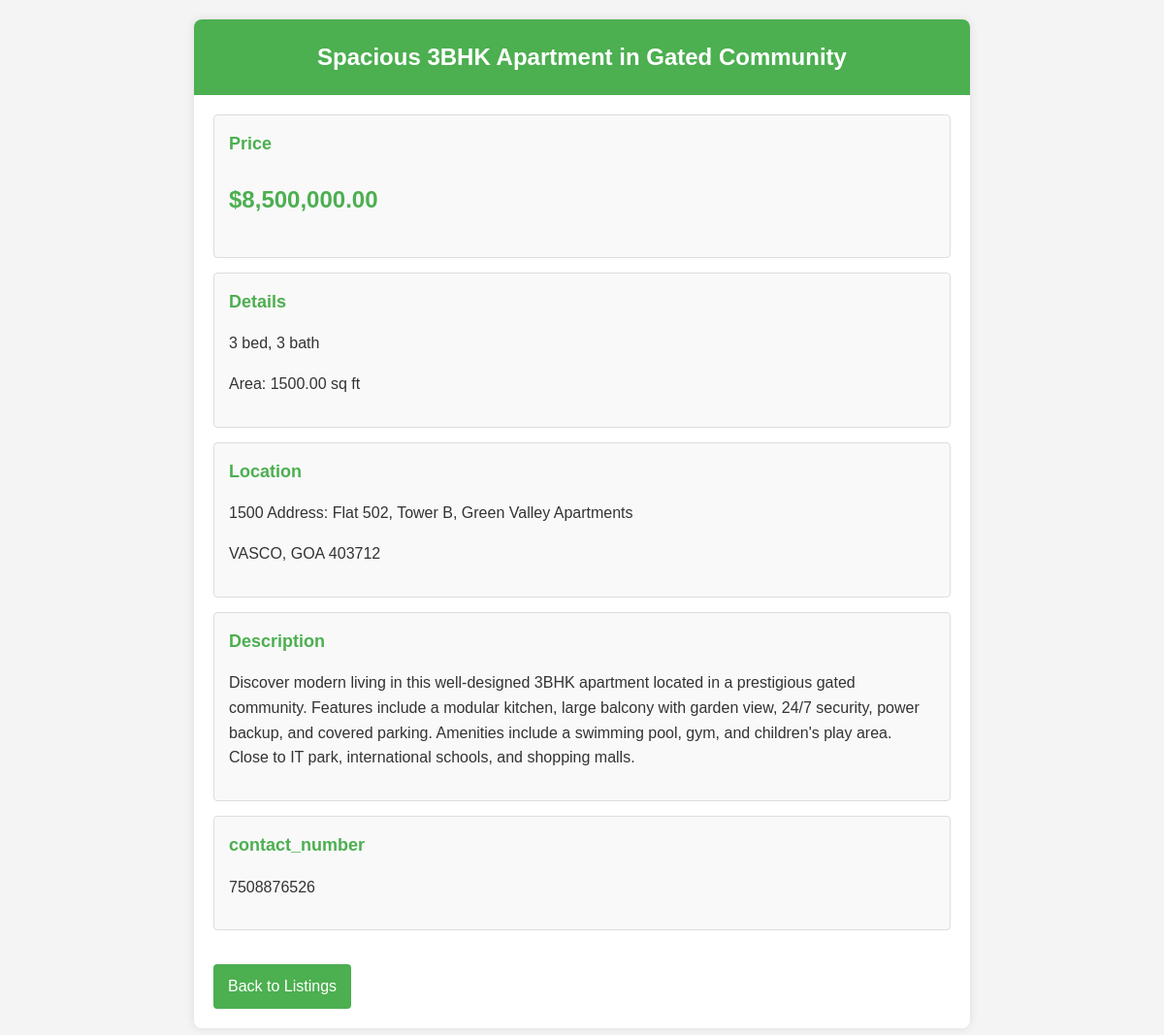
Screenshot of /view_house.php?id=3 with the database file from the repository.
### tables this page shows
CREATE TABLE IF NOT EXISTS `houses` (
  `id` int NOT NULL AUTO_INCREMENT,
  `seller_id` int NOT NULL,
  `title` varchar(100) NOT NULL,
  `description` text,
  `price` decimal(10,2) NOT NULL,
  `bedrooms` int DEFAULT NULL,
  `bathrooms` int DEFAULT NULL,
  `area` decimal(10,2) DEFAULT NULL,
  `address` varchar(255) DEFAULT NULL,
  `city` varchar(100) DEFAULT NULL,
  `state` varchar(50) DEFAULT NULL,
  `zip_code` varchar(20) DEFAULT NULL,
  `contact_number` varchar(20) DEFAULT NULL,
  `created_at` timestamp NULL DEFAULT CURRENT_TIMESTAMP,
  PRIMARY KEY (`id`),
  KEY `seller_id` (`seller_id`)
);

### view_house.php (the view, shortened to what this page needs)
<?php
require_once 'config.php';
$stmt = $pdo->prepare("SELECT * FROM houses WHERE id = ?");
$stmt->execute([$_GET['id']]);
$house = $stmt->fetch();
?>
<!DOCTYPE html>
<html lang="en">
<head>
</head>
<body>
    <div class="container">
        <div class="house-header">
            <h1><?php echo htmlspecialchars($house['title']); ?></h1>
        </div>
        <div class="house-details">
            <div class="detail-card">
                <h2>Price</h2>
                <p class="price">$<?php echo number_format($house['price'], 2); ?></p>
            </div>
            <div class="detail-card">
                <h2>Details</h2>
                <p><?php echo $house['bedrooms']; ?> bed, <?php echo $house['bathrooms']; ?> bath</p>
                <p>Area: <?php echo $house['area']; ?> sq ft</p>
            </div>
            <div class="detail-card">
                <h2>Location</h2>
                <p><?php echo htmlspecialchars($house['address']); ?></p>
                <p><?php echo htmlspecialchars($house['city']); ?>, <?php echo htmlspecialchars($house['state']); ?> <?php echo htmlspecialchars($house['zip_code']); ?></p>
            </div>
            <div class="detail-card">
                <h2>Description</h2>
                <p class="description"><?php echo nl2br(htmlspecialchars($house['description'])); ?></p>
            </div>
            <div class="detail-card">
                <h2>contact_number</h2>
                <p class="description"><?php echo nl2br(htmlspecialchars($house['contact_number'])); ?></p>
            </div>
            <a href="index.php" class="back-link">Back to Listings</a>
        </div>
    </div>
</body>
</html>

### view_house.php (style rules this page uses)
body { font-family: Arial, sans-serif; line-height: 1.6; color: #333; background-color: #f4f4f4; margin: 0; padding: 20px; }
.container { max-width: 800px; margin: 0 auto; background-color: #fff; border-radius: 8px; box-shadow: 0 0 10px rgba(0,0,0,0.1); overflow: hidden; }
.house-header { background-color: #4CAF50; color: #fff; padding: 20px; text-align: center; }
.house-header h1 { margin: 0; font-size: 24px; }
.house-details { padding: 20px; }
.detail-card { background-color: #f9f9f9; border: 1px solid #ddd; border-radius: 4px; padding: 15px; margin-bottom: 15px; }
.detail-card h2 { margin-top: 0; font-size: 18px; color: #4CAF50; }
.price { font-size: 24px; font-weight: bold; color: #4CAF50; }
.description { white-space: pre-wrap; }
.back-link { display: inline-block; background-color: #4CAF50; color: #fff; padding: 10px 15px; text-decoration: none; border-radius: 4px; margin-top: 20px; }

### rows the page displays
houses: title "Spacious 3BHK Apartment in Gated Community", price "8,500,000.00", bedrooms "3", bathrooms "3", area "1500.00", address "1500 Address: Flat 502, Tower B, Green Valley Apartments", city "VASCO", state "GOA", zip_code "403712", description "Discover modern living in this well-designed 3BHK apartment located in a prestigious gated community. Features include a modular kitchen, large balcony with garden view, 24/7 security, power backup, and covered parking. Amenities include a swimming pool, gym, and children's play area. Close to IT park, international schools, and shopping malls.", contact_number "7508876526"
